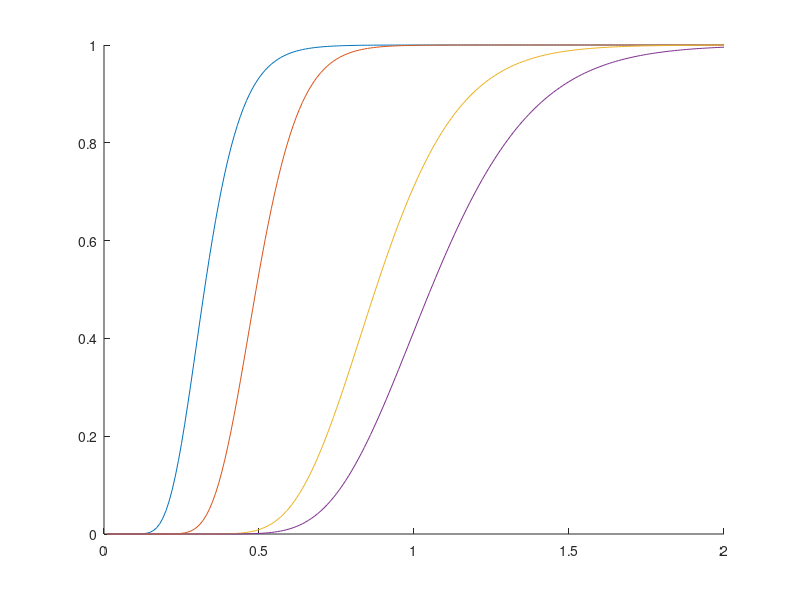

MATLAB code for this plot:
clear
clc
%Domain
x=0.01:0.01:2;
%Mean and variance
m=[0.338 0.503 0.901 1.086];
v=[0.01 0.013 0.047 0.073];
%mu and sigma parameters
u=log(m.^2./sqrt(v+m.^2));
s=sqrt(log(v./m.^2+1));
%Plotting
figure
hold on
plot(x,logncdf(x,u(1),s(1)))
plot(x,logncdf(x,u(2),s(2)))
plot(x,logncdf(x,u(3),s(3)))
plot(x,logncdf(x,u(4),s(4)))